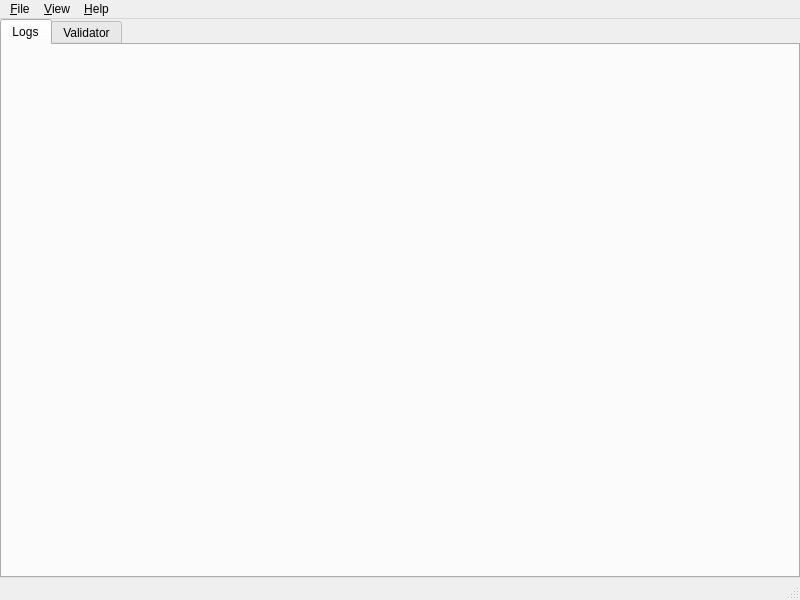
<?xml version="1.0" encoding="UTF-8"?>
<ui version="4.0">
 <class>MainWindow</class>
 <widget class="QMainWindow" name="MainWindow">
  <property name="geometry">
   <rect>
    <x>0</x>
    <y>0</y>
    <width>800</width>
    <height>600</height>
   </rect>
  </property>
  <property name="windowTitle">
   <string>MainWindow</string>
  </property>
  <widget class="QWidget" name="centralwidget">
   <layout class="QVBoxLayout" name="verticalLayout">
    <property name="leftMargin">
     <number>0</number>
    </property>
    <property name="topMargin">
     <number>0</number>
    </property>
    <property name="rightMargin">
     <number>0</number>
    </property>
    <property name="bottomMargin">
     <number>0</number>
    </property>
    <item>
     <widget class="QTabWidget" name="tabWidget">
      <property name="enabled">
       <bool>true</bool>
      </property>
      <property name="sizePolicy">
       <sizepolicy hsizetype="Expanding" vsizetype="Expanding">
        <horstretch>0</horstretch>
        <verstretch>0</verstretch>
       </sizepolicy>
      </property>
      <property name="tabPosition">
       <enum>QTabWidget::North</enum>
      </property>
      <property name="tabShape">
       <enum>QTabWidget::Rounded</enum>
      </property>
      <property name="currentIndex">
       <number>0</number>
      </property>
      <property name="movable">
       <bool>true</bool>
      </property>
      <widget class="QWidget" name="tabWidgetLogPage">
       <attribute name="title">
        <string>Logs</string>
       </attribute>
       <layout class="QGridLayout" name="gridLayout_2">
        <property name="leftMargin">
         <number>0</number>
        </property>
        <property name="topMargin">
         <number>0</number>
        </property>
        <property name="rightMargin">
         <number>0</number>
        </property>
        <property name="bottomMargin">
         <number>0</number>
        </property>
        <item row="0" column="0">
         <widget class="QMainWindow" name="log_page_dockarea">
          <widget class="QDockWidget" name="dockPacketList">
           <property name="contextMenuPolicy">
            <enum>Qt::ActionsContextMenu</enum>
           </property>
           <property name="floating">
            <bool>false</bool>
           </property>
           <property name="features">
            <set>QDockWidget::DockWidgetClosable|QDockWidget::DockWidgetMovable</set>
           </property>
           <property name="allowedAreas">
            <set>Qt::LeftDockWidgetArea</set>
           </property>
           <property name="windowTitle">
            <string>Packet List</string>
           </property>
           <attribute name="dockWidgetArea">
            <number>1</number>
           </attribute>
           <widget class="QWidget" name="dockWidgetContents_2">
            <layout class="QGridLayout" name="gridLayout_3">
             <property name="leftMargin">
              <number>0</number>
             </property>
             <property name="topMargin">
              <number>0</number>
             </property>
             <property name="rightMargin">
              <number>0</number>
             </property>
             <property name="bottomMargin">
              <number>0</number>
             </property>
             <item row="0" column="0">
              <widget class="QTreeView" name="packetListTreeView"/>
             </item>
            </layout>
           </widget>
           <action name="actionDockPacketListPinLeft">
            <property name="text">
             <string>Pin to left</string>
            </property>
           </action>
           <action name="actionDockPacketListPinTop">
            <property name="text">
             <string>Pin to top</string>
            </property>
           </action>
           <action name="actionDockPacketListPinRight">
            <property name="text">
             <string>Pin to right</string>
            </property>
           </action>
           <action name="actionDockPacketListPinBottom">
            <property name="text">
             <string>Pin to bottom</string>
            </property>
           </action>
           <addaction name="actionDockPacketListPinLeft"/>
           <addaction name="actionDockPacketListPinTop"/>
           <addaction name="actionDockPacketListPinRight"/>
           <addaction name="actionDockPacketListPinBottom"/>
          </widget>
          <widget class="QDockWidget" name="dockPacketDissection">
           <property name="contextMenuPolicy">
            <enum>Qt::ActionsContextMenu</enum>
           </property>
           <property name="features">
            <set>QDockWidget::DockWidgetClosable|QDockWidget::DockWidgetMovable</set>
           </property>
           <property name="allowedAreas">
            <set>Qt::LeftDockWidgetArea</set>
           </property>
           <property name="windowTitle">
            <string>Packet Dissection</string>
           </property>
           <attribute name="dockWidgetArea">
            <number>1</number>
           </attribute>
           <widget class="QWidget" name="dockWidgetContents_3">
            <layout class="QGridLayout" name="gridLayout_4">
             <property name="leftMargin">
              <number>0</number>
             </property>
             <property name="topMargin">
              <number>0</number>
             </property>
             <property name="rightMargin">
              <number>0</number>
             </property>
             <property name="bottomMargin">
              <number>0</number>
             </property>
             <item row="0" column="0">
              <widget class="QTreeView" name="packetDissectionTreeView"/>
             </item>
            </layout>
           </widget>
           <action name="actionDockPacketDissectionPinLeft">
            <property name="text">
             <string>Pin to left</string>
            </property>
           </action>
           <action name="actionDockPacketDissectionPinTop">
            <property name="text">
             <string>Pin to top</string>
            </property>
           </action>
           <action name="actionDockPacketDissectionPinRight">
            <property name="text">
             <string>Pin to right</string>
            </property>
           </action>
           <action name="actionDockPacketDissectionPinBottom">
            <property name="text">
             <string>Pin to bottom</string>
            </property>
           </action>
           <addaction name="actionDockPacketDissectionPinLeft"/>
           <addaction name="actionDockPacketDissectionPinTop"/>
           <addaction name="actionDockPacketDissectionPinRight"/>
           <addaction name="actionDockPacketDissectionPinBottom"/>
          </widget>
          <widget class="QDockWidget" name="dockPacketHex">
           <property name="contextMenuPolicy">
            <enum>Qt::ActionsContextMenu</enum>
           </property>
           <property name="features">
            <set>QDockWidget::DockWidgetClosable|QDockWidget::DockWidgetMovable</set>
           </property>
           <property name="allowedAreas">
            <set>Qt::LeftDockWidgetArea</set>
           </property>
           <property name="windowTitle">
            <string>Raw Data</string>
           </property>
           <attribute name="dockWidgetArea">
            <number>1</number>
           </attribute>
           <widget class="QWidget" name="dockWidgetContents_4">
            <layout class="QGridLayout" name="gridLayout_5">
             <property name="leftMargin">
              <number>0</number>
             </property>
             <property name="topMargin">
              <number>0</number>
             </property>
             <property name="rightMargin">
              <number>0</number>
             </property>
             <property name="bottomMargin">
              <number>0</number>
             </property>
             <item row="0" column="0">
              <widget class="QTextEdit" name="packetHexEdit"/>
             </item>
            </layout>
           </widget>
           <action name="actionDockPacketHexPinLeft">
            <property name="text">
             <string>Pin to left</string>
            </property>
           </action>
           <action name="actionDockPacketHexPinTop">
            <property name="text">
             <string>Pin to top</string>
            </property>
           </action>
           <action name="actionDockPacketHexPinRight">
            <property name="text">
             <string>Pin to right</string>
            </property>
           </action>
           <action name="actionDockPacketHexPinBottom">
            <property name="text">
             <string>Pin to bottom</string>
            </property>
           </action>
           <addaction name="actionDockPacketHexPinLeft"/>
           <addaction name="actionDockPacketHexPinTop"/>
           <addaction name="actionDockPacketHexPinRight"/>
           <addaction name="actionDockPacketHexPinBottom"/>
          </widget>
         </widget>
        </item>
       </layout>
      </widget>
      <widget class="QWidget" name="tabWidgetValidatorPage">
       <attribute name="title">
        <string>Validator</string>
       </attribute>
       <layout class="QGridLayout" name="gridLayout">
        <item row="0" column="0">
         <widget class="QLabel" name="label">
          <property name="sizePolicy">
           <sizepolicy hsizetype="Maximum" vsizetype="Maximum">
            <horstretch>0</horstretch>
            <verstretch>0</verstretch>
           </sizepolicy>
          </property>
          <property name="font">
           <font>
            <pointsize>20</pointsize>
           </font>
          </property>
          <property name="text">
           <string>These are not the droids you are looking for</string>
          </property>
         </widget>
        </item>
       </layout>
      </widget>
     </widget>
    </item>
   </layout>
  </widget>
  <widget class="QStatusBar" name="statusbar"/>
  <widget class="QMenuBar" name="menubar">
   <property name="geometry">
    <rect>
     <x>0</x>
     <y>0</y>
     <width>800</width>
     <height>22</height>
    </rect>
   </property>
   <widget class="QMenu" name="menuFile">
    <property name="title">
     <string>&amp;File</string>
    </property>
    <addaction name="actionOpen"/>
    <addaction name="actionConnect"/>
    <addaction name="separator"/>
    <addaction name="actionQuit"/>
   </widget>
   <widget class="QMenu" name="menuAbout">
    <property name="contextMenuPolicy">
     <enum>Qt::NoContextMenu</enum>
    </property>
    <property name="title">
     <string>&amp;Help</string>
    </property>
    <addaction name="action_About"/>
   </widget>
   <widget class="QMenu" name="menu_View">
    <property name="title">
     <string>&amp;View</string>
    </property>
    <widget class="QMenu" name="menu_Logs">
     <property name="title">
      <string>&amp;Logs</string>
     </property>
    </widget>
    <addaction name="menu_Logs"/>
   </widget>
   <addaction name="menuFile"/>
   <addaction name="menu_View"/>
   <addaction name="menuAbout"/>
  </widget>
  <action name="actionConnect">
   <property name="text">
    <string>&amp;Connect</string>
   </property>
   <property name="shortcut">
    <string>Ctrl+N</string>
   </property>
  </action>
  <action name="actionQuit">
   <property name="text">
    <string>&amp;Quit</string>
   </property>
   <property name="shortcut">
    <string>Ctrl+Q</string>
   </property>
  </action>
  <action name="action_About">
   <property name="text">
    <string>&amp;About</string>
   </property>
  </action>
  <action name="actionOpen">
   <property name="text">
    <string>&amp;Open</string>
   </property>
   <property name="toolTip">
    <string>Open file with acquired traffic</string>
   </property>
   <property name="shortcut">
    <string>Ctrl+O</string>
   </property>
  </action>
 </widget>
 <resources/>
 <connections>
  <connection>
   <sender>action_About</sender>
   <signal>triggered()</signal>
   <receiver>MainWindow</receiver>
   <slot>aboutSlot()</slot>
   <hints>
    <hint type="sourcelabel">
     <x>-1</x>
     <y>-1</y>
    </hint>
    <hint type="destinationlabel">
     <x>310</x>
     <y>255</y>
    </hint>
   </hints>
  </connection>
  <connection>
   <sender>actionConnect</sender>
   <signal>triggered()</signal>
   <receiver>MainWindow</receiver>
   <slot>connectSlot()</slot>
   <hints>
    <hint type="sourcelabel">
     <x>-1</x>
     <y>-1</y>
    </hint>
    <hint type="destinationlabel">
     <x>399</x>
     <y>299</y>
    </hint>
   </hints>
  </connection>
  <connection>
   <sender>actionQuit</sender>
   <signal>triggered()</signal>
   <receiver>MainWindow</receiver>
   <slot>close()</slot>
   <hints>
    <hint type="sourcelabel">
     <x>-1</x>
     <y>-1</y>
    </hint>
    <hint type="destinationlabel">
     <x>399</x>
     <y>299</y>
    </hint>
   </hints>
  </connection>
  <connection>
   <sender>actionOpen</sender>
   <signal>triggered()</signal>
   <receiver>MainWindow</receiver>
   <slot>openSlot()</slot>
  </connection>
  <connection>
   <sender>actionDockPacketListPinLeft</sender>
   <signal>triggered()</signal>
   <receiver>MainWindow</receiver>
   <slot>pinDockToLeftSlot()</slot>
  </connection>
  <connection>
   <sender>actionDockPacketListPinRight</sender>
   <signal>triggered()</signal>
   <receiver>MainWindow</receiver>
   <slot>pinDockToRightSlot()</slot>
  </connection>
  <connection>
   <sender>actionDockPacketListPinTop</sender>
   <signal>triggered()</signal>
   <receiver>MainWindow</receiver>
   <slot>pinDockToTopSlot()</slot>
  </connection>
  <connection>
   <sender>actionDockPacketListPinBottom</sender>
   <signal>triggered()</signal>
   <receiver>MainWindow</receiver>
   <slot>pinDockToBottomSlot()</slot>
  </connection>
  <connection>
   <sender>actionDockPacketDissectionPinLeft</sender>
   <signal>triggered()</signal>
   <receiver>MainWindow</receiver>
   <slot>pinDockToLeftSlot()</slot>
  </connection>
  <connection>
   <sender>actionDockPacketDissectionPinRight</sender>
   <signal>triggered()</signal>
   <receiver>MainWindow</receiver>
   <slot>pinDockToRightSlot()</slot>
  </connection>
  <connection>
   <sender>actionDockPacketDissectionPinTop</sender>
   <signal>triggered()</signal>
   <receiver>MainWindow</receiver>
   <slot>pinDockToTopSlot()</slot>
  </connection>
  <connection>
   <sender>actionDockPacketDissectionPinBottom</sender>
   <signal>triggered()</signal>
   <receiver>MainWindow</receiver>
   <slot>pinDockToBottomSlot()</slot>
  </connection>
  <connection>
   <sender>actionDockPacketHexPinLeft</sender>
   <signal>triggered()</signal>
   <receiver>MainWindow</receiver>
   <slot>pinDockToLeftSlot()</slot>
  </connection>
  <connection>
   <sender>actionDockPacketHexPinRight</sender>
   <signal>triggered()</signal>
   <receiver>MainWindow</receiver>
   <slot>pinDockToRightSlot()</slot>
  </connection>
  <connection>
   <sender>actionDockPacketHexPinTop</sender>
   <signal>triggered()</signal>
   <receiver>MainWindow</receiver>
   <slot>pinDockToTopSlot()</slot>
  </connection>
  <connection>
   <sender>actionDockPacketHexPinBottom</sender>
   <signal>triggered()</signal>
   <receiver>MainWindow</receiver>
   <slot>pinDockToBottomSlot()</slot>
  </connection>
 </connections>
 <slots>
  <slot>aboutSlot()</slot>
  <slot>connectSlot()</slot>
  <slot>openSlot()</slot>
  <slot>pinDockToLeftSlot()</slot>
  <slot>pinDockToRightSlot()</slot>
  <slot>pinDockToTopSlot()</slot>
  <slot>pinDockToBottomSlot()</slot>
 </slots>
</ui>
